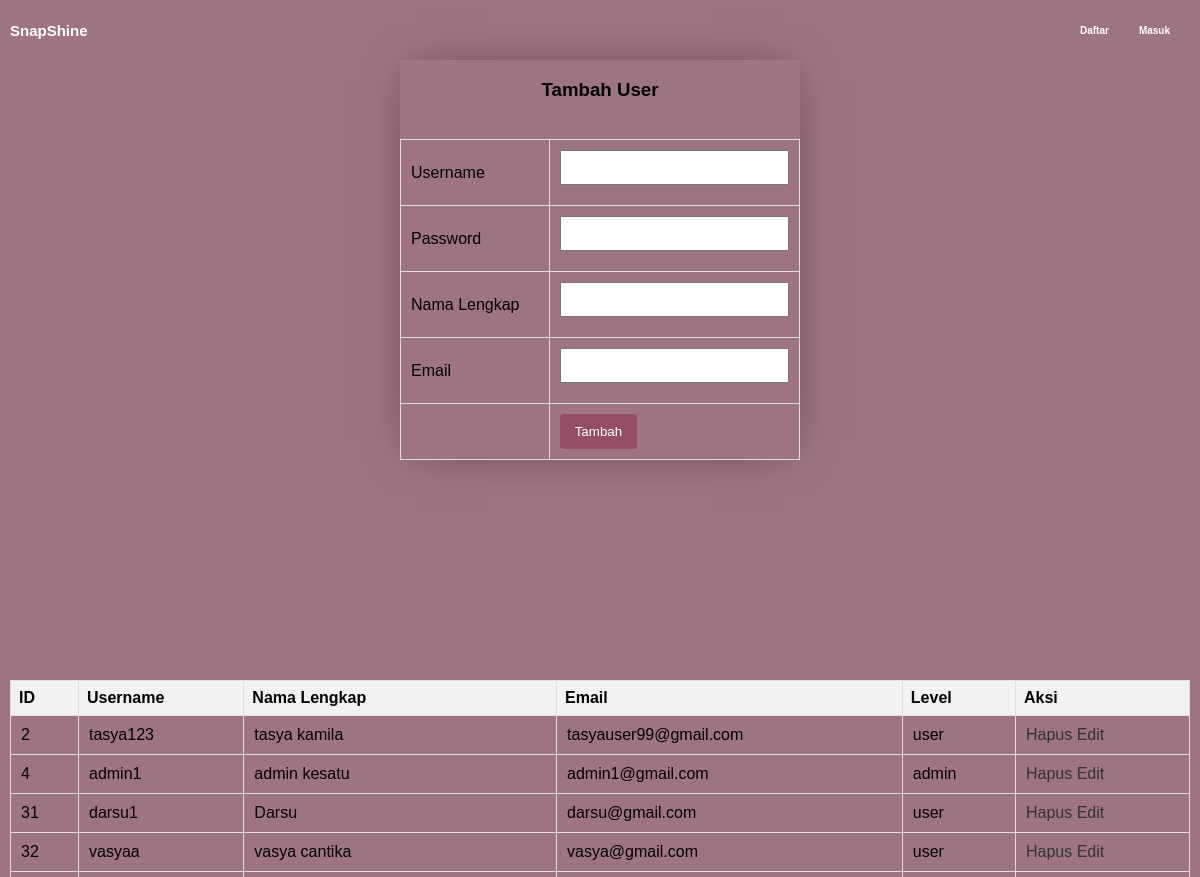
Page /data-user.php on the committed database.
### tables this page shows
CREATE TABLE `user` (
  `userid` int(11) NOT NULL,
  `username` varchar(255) NOT NULL,
  `password` varchar(255) NOT NULL,
  `email` varchar(255) NOT NULL,
  `namalengkap` varchar(255) NOT NULL,
  `level` varchar(50) NOT NULL,
  `tanggaldibuat` timestamp NOT NULL DEFAULT current_timestamp() ON UPDATE current_timestamp()
);

### data-user.php (the view, shortened to what this page needs)
<!DOCTYPE html>
<html lang="en">
<head>
    <link rel="stylesheet" href="style.css">
    <link rel="stylesheet" href="css/album.css">
<body>
    <ul class="navbar">
        <li>
            <h2>SnapShine</h2>
        </li>
        <?php
        if (!isset($_SESSION['userid'])) {
        ?>
            <ul>
                <li><a href="daftar.php">Daftar</a></li>
                <li><a href="masuk.php">Masuk</a></li>
            </ul>
<?php
        }
?>
<div class="pinggir">
    <form action="proses_tambah_user.php" method="post" enctype="multipart/form-data" class="input">
        <h3>Tambah User</h3>
        <table>
            <tr>
                <td>Username</td>
                <td><input type="text" name="username"></td>
            </tr>
            <tr>
                <td>Password</td>
                <td><input type="password" name="password"></td>
            </tr>
            <tr>
                <td>Nama Lengkap</td>
                <td><input type="text" name="namalengkap"></td>
            </tr>
            <tr>
                <td>Email</td>
                <td><input type="email" name="email"></td>
            </tr>
            <tr>
                <td></td>
                <td><input type="submit" value="Tambah"></td>
            </tr>
        </table>
    </form>
    <div class="table" style="position:relative;top:200px;">
        <table border="1" cellpadding=5 cellspacing=0 style="top: 200px;">
            <tr>
                <th>ID</th>
                <th>Username</th>
                <th>Nama Lengkap</th>
                <th>Email</th>
                <th>Level</th>
                <th>Aksi</th>
            </tr>
            <?php
            include "koneksi.php";
            $sql = mysqli_query($conn, "select * from user");
            while ($data = mysqli_fetch_array($sql)) {
            ?>
                <tr>
                    <td><?= $data['userid'] ?></td>
                    <td><?= $data['username'] ?></td>
                    <td><?= $data['namalengkap'] ?></td>
                    <td><?= $data['email'] ?></td>
                    <td><?= $data['level'] ?></td>
                    <td>
                        <a href="hapus_user.php?userid=<?= $data['userid'] ?>">Hapus</a>
                        <a href="edit_user.php?userid=<?= $data['userid'] ?>">Edit</a>
                    </td>
                </tr>
            <?php
            }
            ?>
        </table>
    </div>
</div>
</body>
</html>

### css/style.css (style rules this page uses)
body { font-family: Arial, sans-serif; margin: 0; padding: 0; background-color: #f4f4f4; }
ul { list-style-type: none; margin: 0; padding: 0; }
li { display: inline; margin-right: 10px; }
a { text-decoration: none; color: #333; }
table { width: 100%; border-collapse: collapse; margin-top: 20px; }
th, td { border: 1px solid #ddd; padding: 8px; text-align: left; }
th { background-color: #f2f2f2; }

### css/album.css (style rules this page uses)
.navbar { list-style-type: none; margin: 0; padding: 10px; background-color: #9e7481; overflow: hidden; font-family: helvetica; }
.navbar li h2 { font-weight: bold; }
.navbar li { display: inline; margin-right: 10px; text-align: center; float: left; font-size: 10px; color: white; }
.navbar li a { text-decoration: none; color: white; padding: 10px; font-weight: bold; }
form { display: flex; flex-direction: column; max-width: 400px; margin: auto; }
table { width: 100%; }
td { padding: 10px; }
input[type="text"], input[type="file"], select { width: 100%; padding: 8px; margin-bottom: 10px; box-sizing: border-box; }
input[type="submit"] { background-color:#944E63; color: white; padding: 10px 15px; border: none; border-radius: 4px; cursor: pointer; }
h3 { font-family: Arial, Helvetica, sans-serif; }
ul ul { float: right; }
.input { box-shadow: 0 0 3rem -1rem rgba(0,0,0,0.5); top: 150px; margin-top: 50px; }
.input h3 { text-align: center; }
.navbar ul { padding-top: 15px; }

### data-user.php (style rules this page uses)
input[type="text"], input[type="file"],input[type="password"],input[type="email"], select { width: 100%; padding: 8px; margin-bottom: 10px; box-sizing: border-box; }

### rows in the picture
user: userid "2", username "tasya123", namalengkap "tasya kamila", email "tasyauser99@gmail.com", level "user"
user: userid "4", username "admin1", namalengkap "admin kesatu", email "admin1@gmail.com", level "admin"
user: userid "31", username "darsu1", namalengkap "Darsu", email "darsu@gmail.com", level "user"
user: userid "32", username "vasyaa", namalengkap "vasya cantika", email "vasya@gmail.com", level "user"
